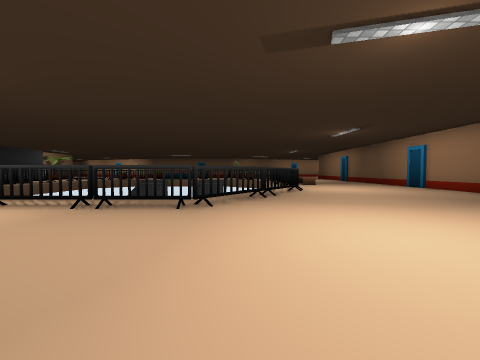
[1] (above)

24 first-person views from a walk through a Unity game level. The camera is 1.3 m above the floor, tilts 2° down and sees 90° across. Doors are open. The floor is counted in squares, 2 m on a side. Each view is taken from the middle of a square. On the plan, view 1 faces up. The plan holds only what a view shows up to about 9 squares ahead; the rest is blank. The place goes on beyond the plan. The player is left out. Some surface patterns are stand-ins.

[2]
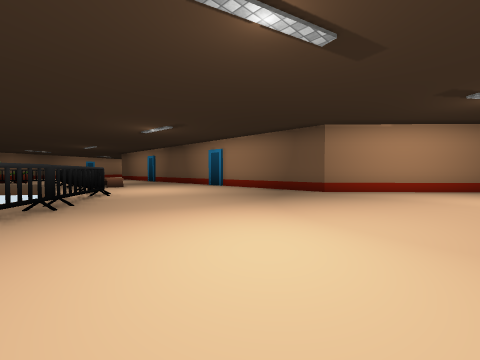

[3]
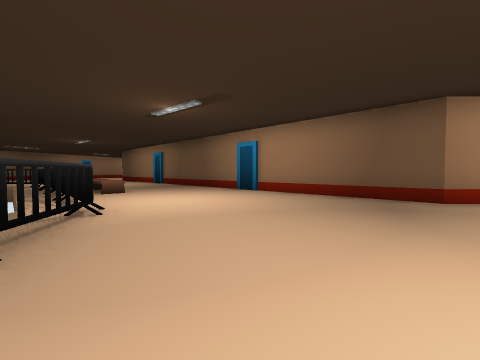

[4]
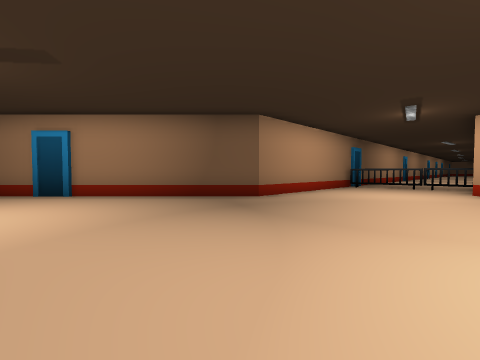

[5]
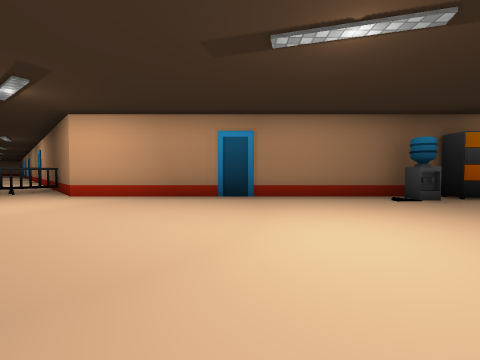

[6]
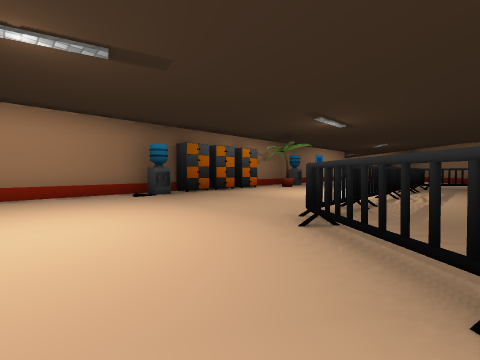

[7]
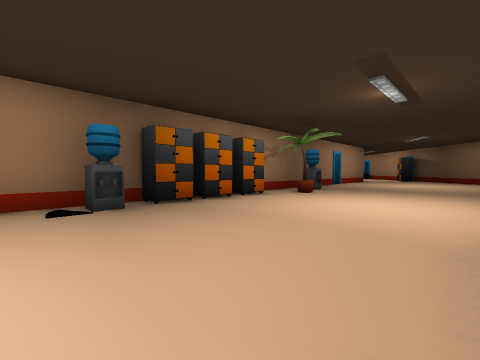

[8]
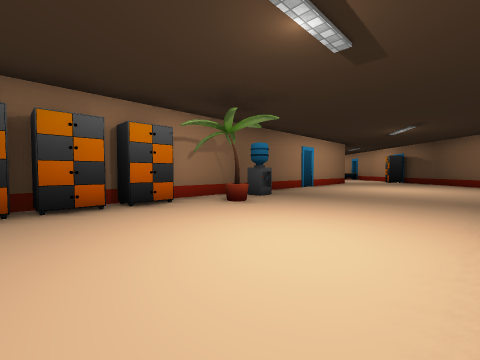

[9]
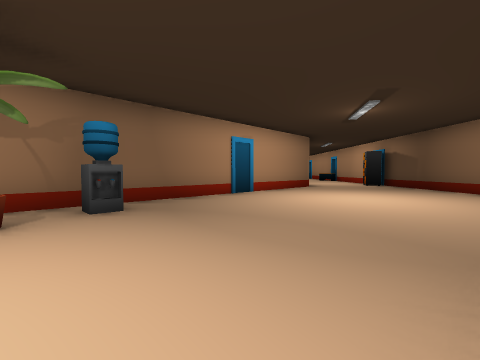

[10]
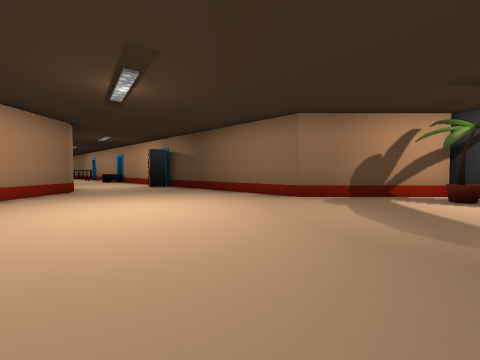

[11]
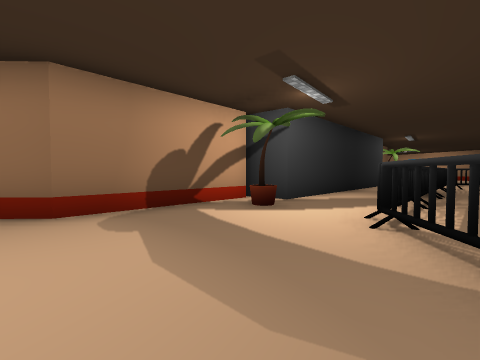

[12]
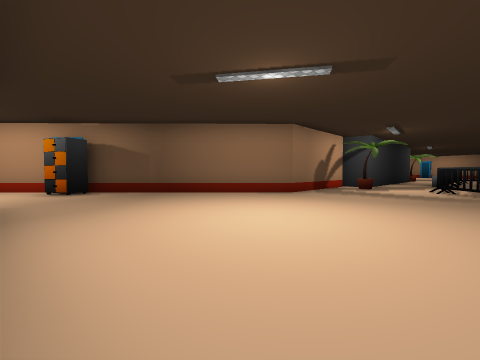

[13]
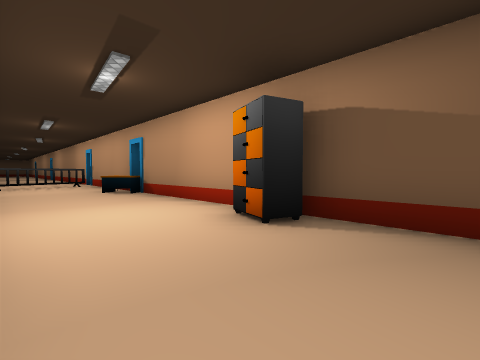

[14]
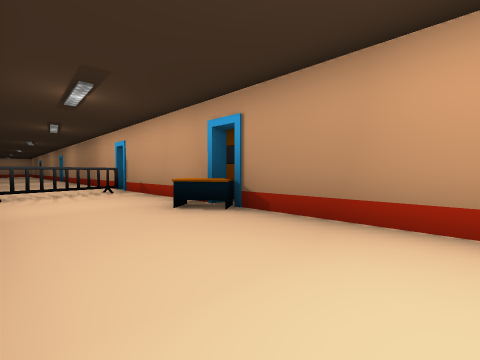

[15]
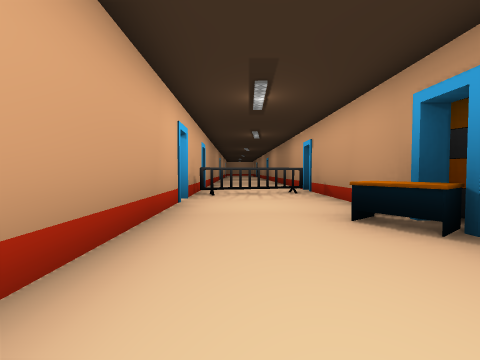

[16]
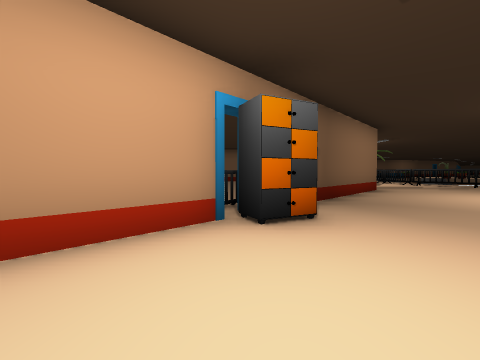

[17]
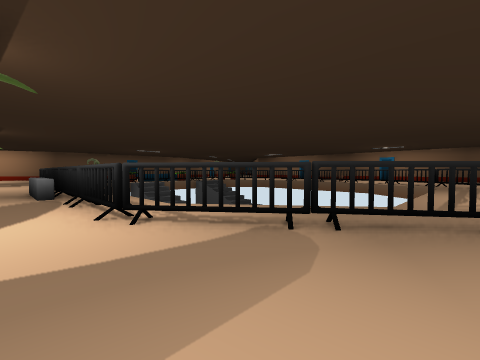

[18]
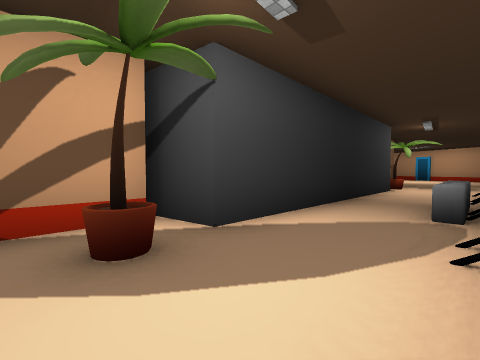

[19]
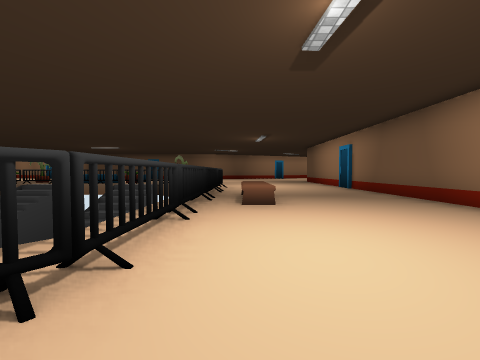

[20]
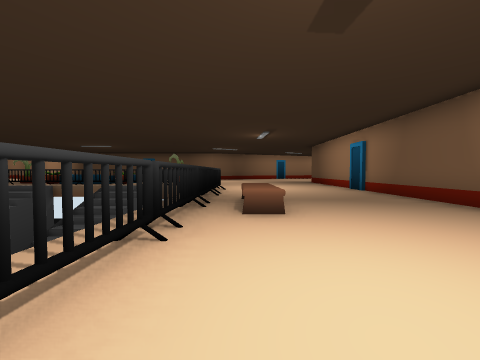

[21]
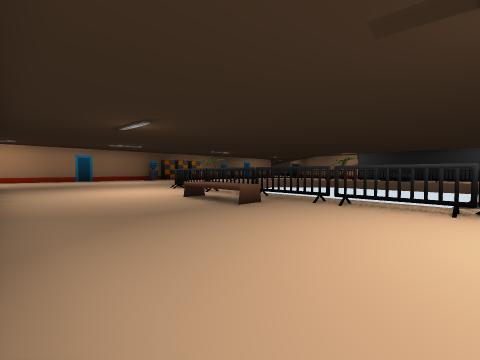

[22]
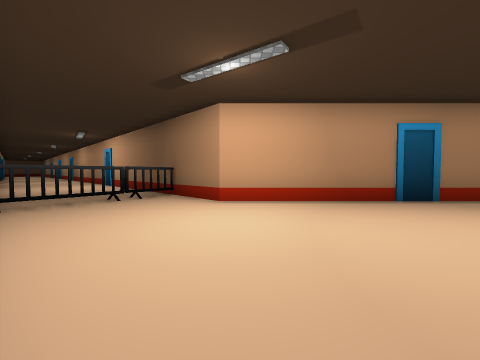

[23]
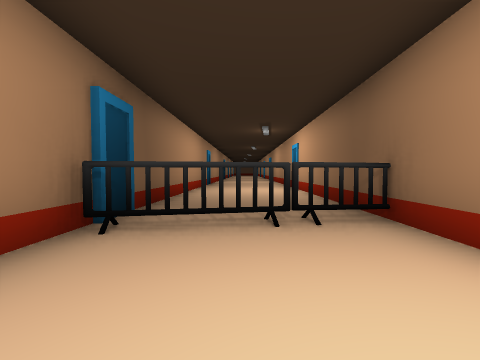

[24]
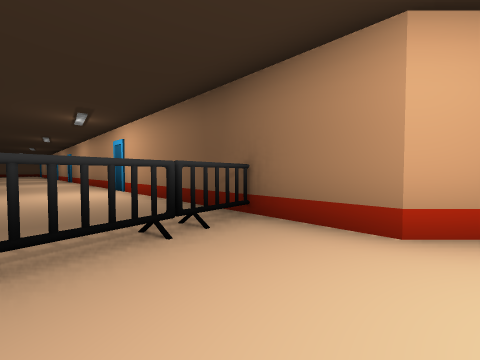

### Floor plan
Points are (right, up) in squares from view 1. A wall is a line through its corners. A room is listed if a view was taken in it or the views show most of it. See-through windows are left out.
Room 1 (views 1, 2, 3, 4, 5, 6, 7, 8, 9, 10, 11, 12, 13, 14, 15, 16, 17, 18, 19, 20, 21, 22, 23, 24)
walls: (-2.2, -1.3) (7.4, -1.3) (12.8, -6.9); (-15.2, 9.4) (-15.2, 5.5) (-19.2, 1.3); (-16.8, -1.4) (-16.5, -1.3) (-6, -1.3); (-14.1, 17.3) (-14.2, 9.8) (-15.6, 9.6); (-20.4, 0.1) (-23.2, -2.8); (13.3, -1.8) (7.3, 4.5) (7.3, 17); (-24.3, -3.9) (-27.3, -7); (-22.7, -7.5) (-20.6, -5.4); (-24.6, -9.5) (-23.1, -8)
ways out: open door at (-15, 14.5)
objects: other object (-26, -8) to (-25, -7); other object (-25, -3) to (-24, -3); other object (-24, -4) to (-23, -4); other object (-21, 1) to (-20, 2); other object (-20, 0) to (-19, 0); other object (-14, 9); other object (-12, 9) to (-12, 10); other object (-12, 11); other object (-12, 12); other object (-12, 13); other object (-12, 14); other object (-12, 15) to (-12, 16); other object (-12, 17) to (-11, 17); other object (-11, 7) to (-10, 8); other object (-10, 5) to (-9, 6); other object (-8, 0); other object (-8, 5); other object (-7, 0); other object (-6, 4); other object (-5, -1); other object (-4, -1); other object (-4, 4); other object (-3, -1); other object (-2, 4); other object (-1, -1); other object (-1, 5) to (0, 6); other object (1, 7) to (2, 8); other object (2, 9) to (2, 10); other object (2, 11) to (2, 12); other object (2, 13) to (2, 14); other object (2, 15) to (2, 16); other object (3, 12) to (3, 13); other object (9, -3) to (10, -2); other object (10, -1) to (11, 0)

Where each view was taken, in squares from view 1:
view 1: 0 up, 0 right, facing up
view 2: 1 up, 0 right, facing up-right
view 3: 4 up, 1 right, facing up-right
view 4: 5 up, 1 right, facing right
view 5: 5 up, 3 right, facing down
view 6: 6 up, 2 right, facing down-left
view 7: 4 up, 0 right, facing down-left
view 8: 4 up, 3 left, facing down-left
view 9: 4 up, 7 left, facing down-left
view 10: 4 up, 9 left, facing left
view 11: 5 up, 11 left, facing up-left
view 12: 1 down, 11 left, facing up-left
view 13: 0 up, 16 left, facing left
view 14: 3 down, 19 left, facing left
view 15: 3 down, 20 left, facing down-left
view 16: 3 down, 20 left, facing up
view 17: 5 up, 13 left, facing up-right
view 18: 8 up, 12 left, facing up-left
view 19: 7 up, 3 right, facing up
view 20: 8 up, 3 right, facing up
view 21: 17 up, 7 right, facing down-left
view 22: 4 up, 7 right, facing down
view 23: 1 up, 8 right, facing down-right
view 24: 1 up, 9 right, facing down
